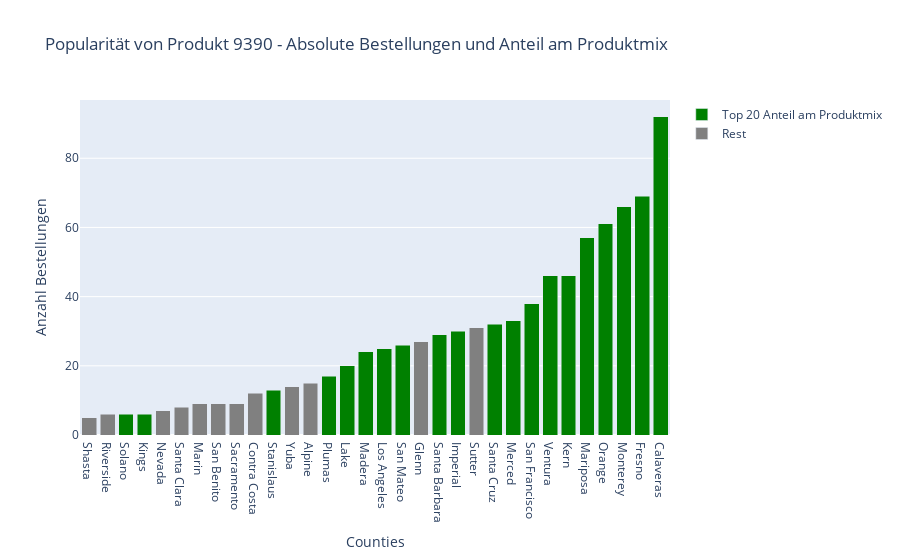

Source (notebook cell):
### Code cell
# combine both information in one graph
bins = [0,0.000136,1] # in order to achive combination: Bins represent 20 Counties with largest product share
labels = ['Rest', 'Top 20 Anteil am Produktmix']
colors = {'Rest':'gray','Top 20 Anteil am Produktmix':'green'}
df_q2['label'] = pd.cut(df_q2['Anteil Bestellungen in County'], bins=bins, labels=labels) # generate label for Top 20 yes/no
df_q2=df_q2[df_q2["Anzahl Bestellungen"]>=5] # for better visibility in plot: remove all counties with less than 5 purchases
bars = []
for label, label_df in df_q2.groupby('label'):
    bars.append(go.Bar(x=label_df.county, # for each county
                       y=label_df['Anzahl Bestellungen'], # append count orders
                       name=label, # name it Top 5 / Rest
                       marker={'color':colors[label]})) # set color of Bar
my_layout = ({"title": "Popularität von Produkt 9390 - Absolute Bestellungen und Anteil am Produktmix",
              "yaxis": {"title":"Anzahl Bestellungen"},
              "xaxis": {"title":"Counties"},
              "showlegend": True})
fig = go.FigureWidget(data=bars, layout = my_layout)
fig.update_layout(barmode='stack', xaxis={'categoryorder':'total ascending'})
fig.show()

### Figure 1 — Plotly figure (JSON) as saved in the notebook; plotly's stock layout.template omitted (floating-point values rounded to 4 significant figures)
{"data": [{"marker": {"color": "gray"}, "name": "Rest", "type": "bar", "uid": "8b4c64e5-0dc6-4450-9d2d-8f96d0103574", "x": ["Contra Costa", "Marin", "Alpine", "San Benito", "Nevada", "Shasta", "Riverside", "Sutter", "Santa Clara", "Yuba", "Sacramento", "Glenn"], "y": [12, 9, 15, 9, 7, 5, 6, 31, 8, 14, 9, 27]}, {"marker": {"color": "green"}, "name": "Top 20 Anteil am Produktmix", "type": "bar", "uid": "10456cd1-bcfc-4d56-b91f-79cb7cafc05c", "x": ["Stanislaus", "Monterey", "San Francisco", "Plumas", "San Mateo", "Mariposa", "Merced", "Santa Cruz", "Ventura", "Calaveras", "Fresno", "Solano", "Madera", "Imperial", "Orange", "Kern", "Santa Barbara", "Lake", "Kings", "Los Angeles"], "y": [13, 66, 38, 17, 26, 57, 33, 32, 46, 92, 69, 6, 24, 30, 61, 46, 29, 20, 6, 25]}], "layout": {"autosize": true, "barmode": "stack", "showlegend": true, "title": {"text": "Popularität von Produkt 9390 - Absolute Bestellungen und Anteil am Produktmix"}, "xaxis": {"autorange": true, "categoryorder": "total ascending", "range": [-0.5, 31.5], "title": {"text": "Counties"}, "type": "category"}, "yaxis": {"autorange": true, "range": [0, 96.84], "title": {"text": "Anzahl Bestellungen"}, "type": "linear"}}}
